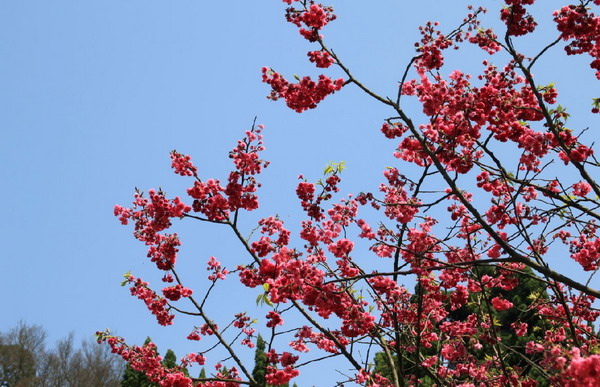
//> input picture Ex_B1/Ch3/1.jpg, 600 x 387 px
$ ./p3-16   (built with g++ and OpenCV 4)
//> lines starting //> are read from the running program, lines starting //| are printed output that depends on the picture
//------------------------------------------------------
//			建立滑動軸
//------------------------------------------------------
#include <iostream>
#include <cstring>
#include <stdexcept>
#include <opencv2/opencv.hpp>
#include <opencv2/highgui/highgui.hpp>

using namespace cv;
using namespace std;

#define WINDOW_NAME "Linear Intermix Example"

const int g_nMaxAlphaValue = 100;	//Alpha最大值
int g_nAlphaValueSlider; 			//滑動軸對應的變數
double g_dAlphaValue;
double g_dBetaValue;

//宣告儲存影像的變數
Mat g_srcImage1;
Mat g_srcImage2;
Mat g_dstImage;

//------------------------------------------------------
//			回應滑動軸的回呼函數
//------------------------------------------------------
void on_Trackbar(int ,void* )
{
	//求出現在alpha值相對於最大值的比例
	g_dAlphaValue = (double) g_nAlphaValueSlider/g_nMaxAlphaValue;
	//則beta值為1減去alpha值
	g_dBetaValue = (1.0-g_dAlphaValue);

	//根據alpha和beta值進行線性混合
	addWeighted(g_srcImage1, g_dAlphaValue, g_srcImage2, g_dBetaValue, 0.0, g_dstImage);

	//顯示效果圖
	imshow(WINDOW_NAME, g_dstImage);
}

//------------------------------------------------------
//			控制台應用程式的入口函數
//------------------------------------------------------
int main(int argc, char** argv)
{
	//載入影像(兩影像的尺寸需相同)
	g_srcImage1 = imread("1.jpg");
//> g_srcImage1 is the input picture: 387 rows x 600 cols, CV_8UC3; mean B, G, R 166.5, 136, 133.6
	g_srcImage2 = imread("2.jpg");
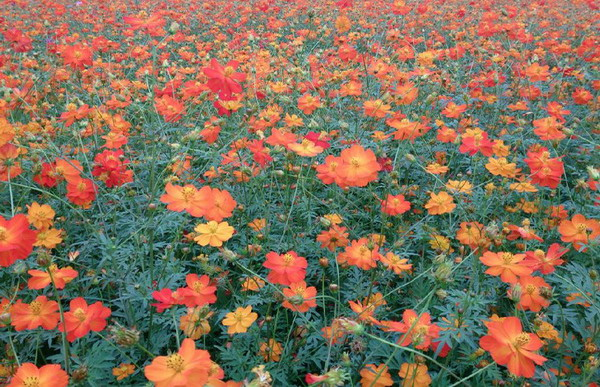
//> input picture Ex_B1/Ch3/2.jpg, 600 x 387 px
//> g_srcImage2 is the input picture: 387 rows x 600 cols, CV_8UC3; mean B, G, R 90.8, 112.4, 133

	if(!g_srcImage1.data) {
		cout << "讀取第一幅圖片錯誤，請確定目錄下是否有imread函數指定圖片存在\n";
	}
	if(!g_srcImage2.data) {
		cout << "讀取第二幅圖片錯誤，請確定目錄下是否有imread函數指定圖片存在\n";
	}

	//設定滑動軸初值為70
	g_nAlphaValueSlider = 70;

	//建立表單
	namedWindow(WINDOW_NAME, 1);

	//在建立的表單中建立一個滑動軸控制項
	char TrackbarName[50];
	sprintf(TrackbarName, "Alpha value = %d", g_nMaxAlphaValue);

	//建立軌跡
	createTrackbar(TrackbarName, WINDOW_NAME, &g_nAlphaValueSlider,
		g_nMaxAlphaValue, on_Trackbar);

	//結果在回呼函數中顯示
	on_Trackbar( g_nAlphaValueSlider, 0);
//> in on_Trackbar, `addWeighted(g_srcImage1, g_dAlphaValue, g_srcImage2, g_dBetaValue, 0.0..`:
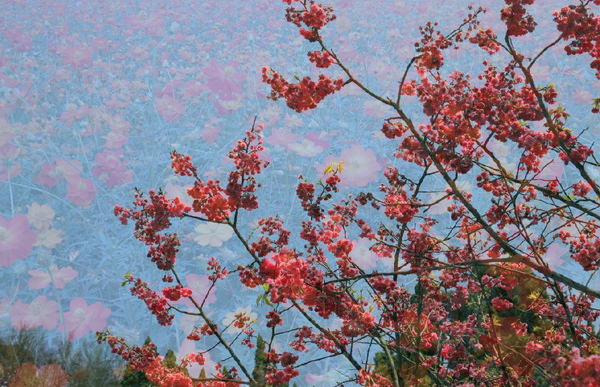
//> g_dstImage: 387 rows x 600 cols, CV_8UC3; mean B, G, R 143.8, 128.9, 133.4

	//按任義鍵退出
	waitKey(0);

	return 0;
}
